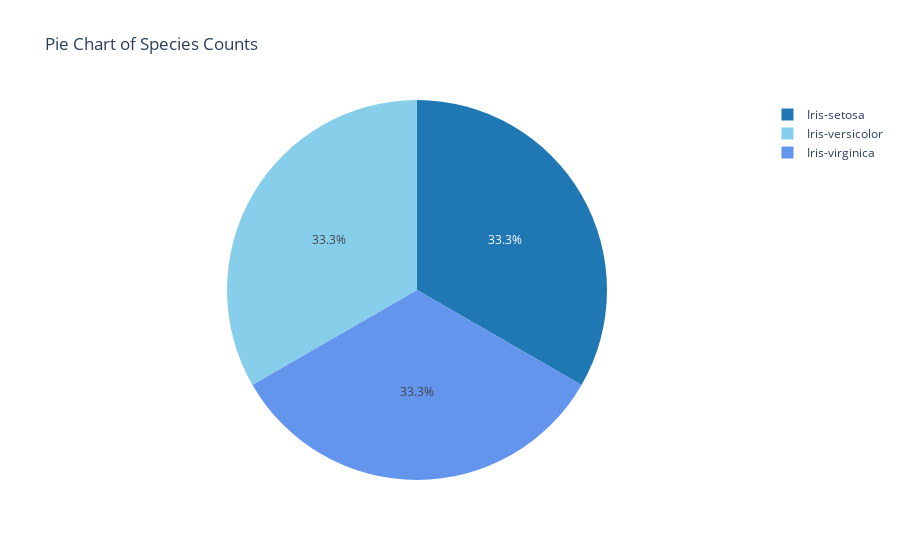

The notebook cell saved with this chart:
### Code cell
custom_colors = ['#1f77b4', 'skyblue', 'cornflowerblue']


# Create a pie chart with custom colors
fig_pie = px.pie(values=[50, 50, 50],
                 names=['Iris-setosa', 'Iris-versicolor', 'Iris-virginica'],
                 title='Pie Chart of Species Counts',
                 color_discrete_sequence=custom_colors)

# Show the pie chart
fig_pie.show()

### Figure 1 — Plotly figure (JSON) as saved in the notebook; plotly's stock layout.template omitted (floating-point values rounded to 4 significant figures)
{"data": [{"domain": {"x": [0, 1], "y": [0, 1]}, "hovertemplate": "label=%{label}<br>value=%{value}<extra></extra>", "labels": ["Iris-setosa", "Iris-versicolor", "Iris-virginica"], "legendgroup": "", "name": "", "showlegend": true, "type": "pie", "values": [50, 50, 50]}], "layout": {"legend": {"tracegroupgap": 0}, "piecolorway": ["#1f77b4", "skyblue", "cornflowerblue"], "title": {"text": "Pie Chart of Species Counts"}}}
